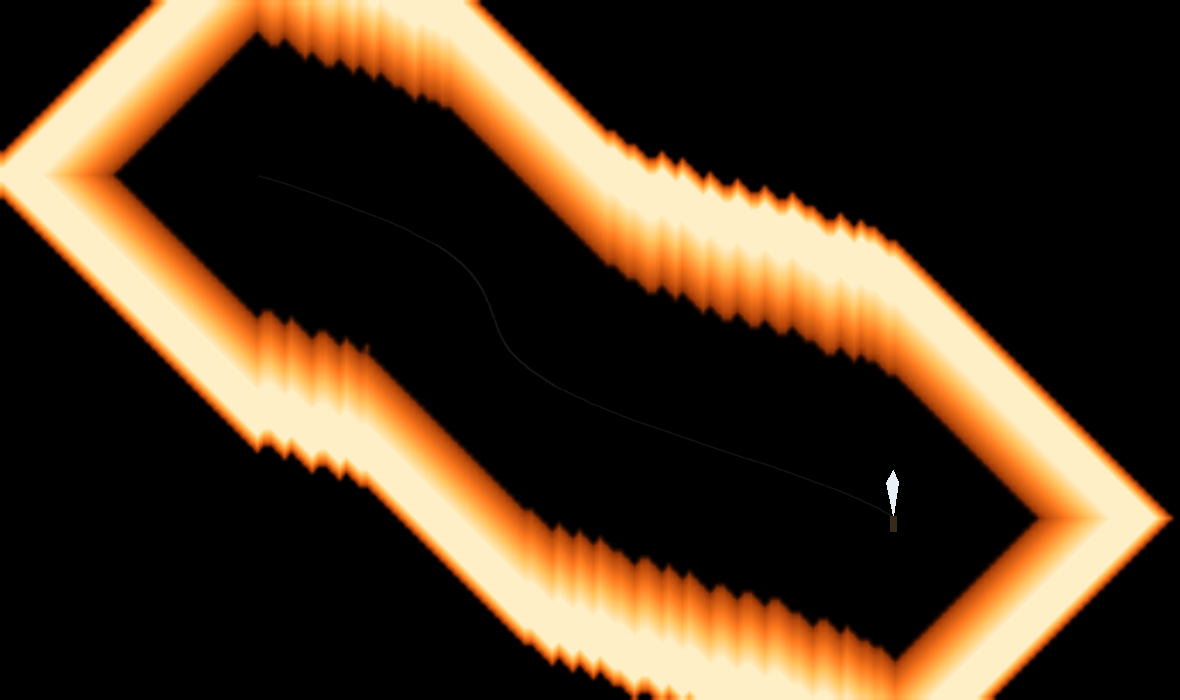

Python code for this plot:
"""Static check of bystander.html BURN stage: fire ignited along a knife
scratch spreads outward on black, coloured by the same flamePool as before.
Ports FlameField's JS automaton to numpy for one mid-spread frame."""
import numpy as np, math, random
from PIL import Image, ImageDraw, ImageFilter
random.seed(2); np.random.seed(2)
W,H=1180,700
GW=172; GH=max(8,round(GW*H/W))
SMOLDER,SMOLDER_GROW,FIRE_GROW,CONSUME,DIE=0.30,0.55,2.4,2.6,3.0
IGNITE_THRESH,SEED,CATCH=0.52,0.05,0.34

fire=np.zeros((GH,GW)); fuel=np.ones((GH,GW))
# ignite along a diagonal scratch
pts=[]
for i in range(40):
    x=0.22+0.5*i/40+0.05*math.sin(i/5); y=0.25+0.5*i/40
    pts.append((x,y))
for (fx,fy) in pts:
    gx,gy=int(fx*GW),int(fy*GH); R=2
    for dy in range(-R,R+1):
        for dx in range(-R,R+1):
            x,y=gx+dx,gy+dy
            if 0<=x<GW and 0<=y<GH and dx*dx+dy*dy<=R*R: fire[y,x]=max(fire[y,x],SEED)

def shiftmax(a):
    m=a.copy()
    m[:,1:]=np.maximum(m[:,1:],a[:,:-1]); m[:,:-1]=np.maximum(m[:,:-1],a[:,1:])
    m[1:,:]=np.maximum(m[1:,:],a[:-1,:]); m[:-1,:]=np.maximum(m[:-1,:],a[1:,:])
    return m
dt=1/60
for _ in range(220):  # ~3.7s
    mn=shiftmax(fire)
    catch=(fuel>0)&(fire<1e-4)&(mn>IGNITE_THRESH)
    fire=np.where(catch,CATCH,fire)
    active=fire>0
    rate=np.where(fire<SMOLDER,SMOLDER_GROW,FIRE_GROW)
    fire=np.where(active,np.minimum(1,fire+rate*dt),fire)
    fuel=np.where(active,fuel-CONSUME*fire*dt,fuel)
    burned=fuel<=0
    fuel=np.where(burned,0,fuel)
    fire=np.where(burned&active,np.maximum(0,fire-DIE*dt),fire)

# colour via flamePool
stops=np.array([[.16,.07,.02],[.37,.12,.02],[.70,.27,.04],[1,.48,.12],[1,.76,.36],[1,.94,.78]])
def pool(e):
    e=np.clip(e,0,1); t=e*5; i=np.clip(t.astype(int),0,4); f=(t-i)[...,None]
    return stops[i]*(1-f)+stops[i+1]*f
# upscale fire to full res
fimg=Image.fromarray((np.clip(fire,0,1)*255).astype(np.uint8)).resize((W,H),Image.BILINEAR)
fa=np.asarray(fimg,dtype=float)/255.0
e=np.clip(fa*1.25,0,1)
col=pool(e)
alpha=np.clip((e-0.05)/0.25,0,1)

out=np.zeros((H,W,3))  # black page
# scratches
scr=Image.new("L",(W,H),0); sd=ImageDraw.Draw(scr)
for i in range(len(pts)-1):
    x0,y0=pts[i][0]*W,pts[i][1]*H; x1,y1=pts[i+1][0]*W,pts[i+1][1]*H
    sd.line([(x0,y0),(x1,y1)],fill=70,width=2)
scra=np.asarray(scr,dtype=float)/255.0
out+=scra[...,None]*np.array([0.32,0.33,0.36])
# additive flame
out=out+col*alpha[...,None]
out=np.clip(out,0,1)
img=Image.fromarray((out*255).astype(np.uint8)).filter(ImageFilter.GaussianBlur(0.5))
# knife at scratch end
d=ImageDraw.Draw(img); ex,ey=pts[-1][0]*W,pts[-1][1]*H
d.polygon([(ex,ey),(ex-7,ey-34),(ex,ey-46),(ex+5,ey-34)],fill=(233,239,246))
d.rectangle([ex-3,ey,ex+3,ey+15],fill=(58,42,26))
img.save("preview4.png"); print("wrote preview4.png  burned%%=%.2f"%(1-fuel.mean()))
